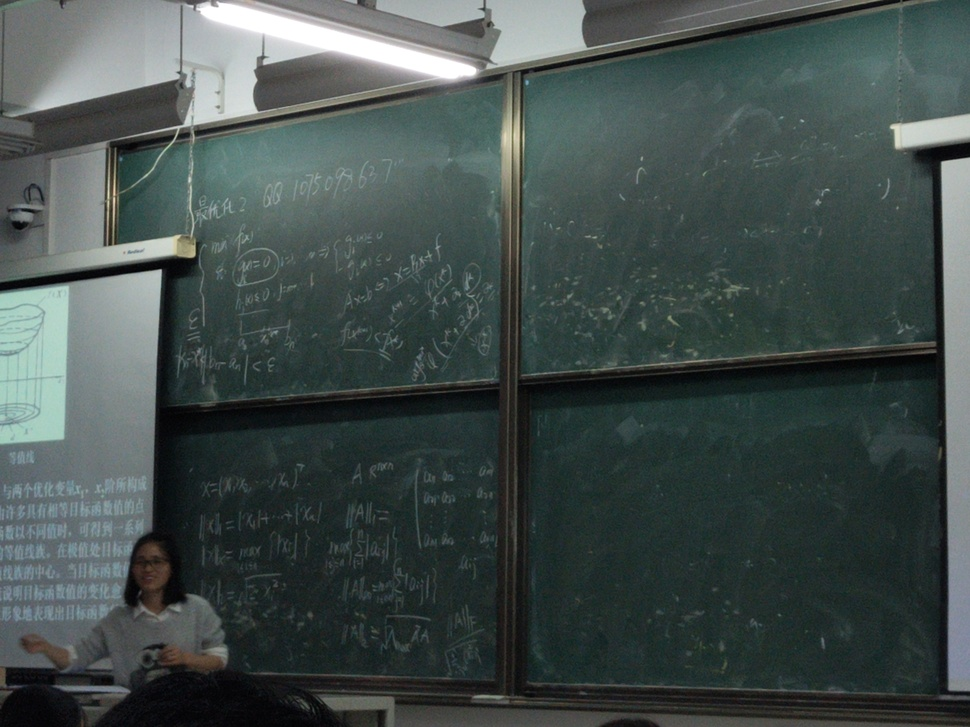
#> input picture 234.jpg, 970 x 727 px, shrunk from 4032 x 3024 before the run
$ python biFilter.py
#> lines starting #> are read from the running program, lines starting #| are printed output that depends on the picture
import cv2
def bi_demo(image):
    dst = cv2.bilateralFilter(image,0,100,15)  #第二个参数d是distinct，我们若是输入了d,会根据其去算第3或4个参数，我们最好是使用第3或4个参数反算d,先设为0
    cv2.imshow("bi_demo",dst)

src = cv2.imread("./234.jpg")  #读取图片
#> src is the input picture: shape (727, 970, 3); mean B, G, R 76.3, 78.2, 67
cv2.namedWindow("input image",cv2.WINDOW_AUTOSIZE)    #创建GUI窗口,形式为自适应
cv2.imshow("input image",src)    #通过名字将图像和窗口联系
bi_demo(src)
#> in bi_demo, `dst = cv2.bilateralFilter(image,0,100,15)`:
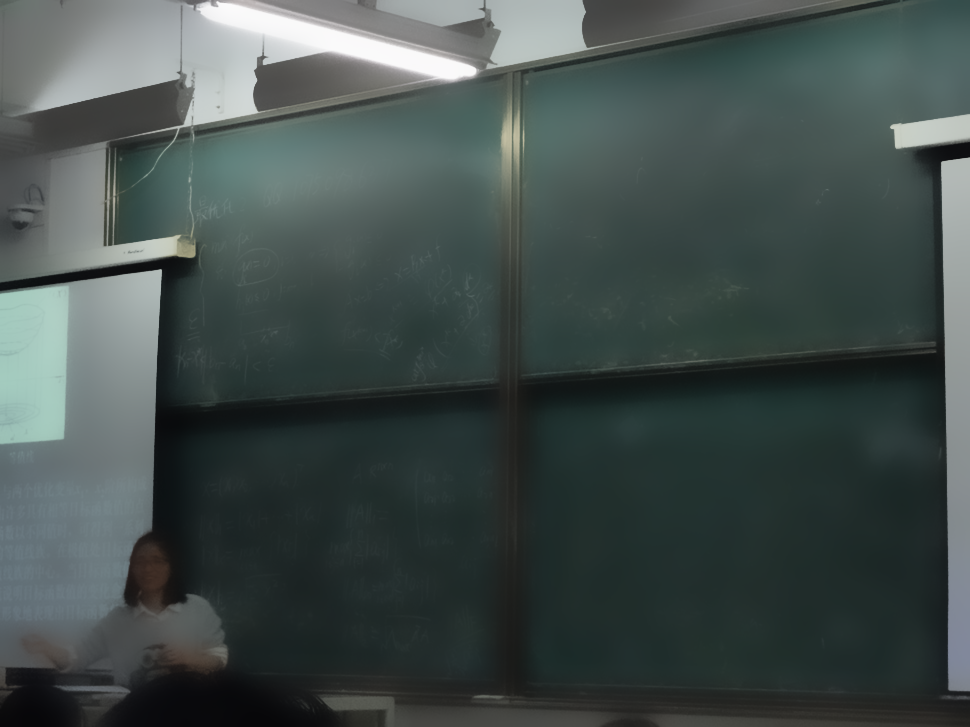
#> dst: shape (727, 970, 3); mean B, G, R 76.1, 78.1, 66.7
cv2.waitKey(0)   #等待用户操作，里面等待参数是毫秒，我们填写0，代表是永远，等待用户操作
cv2.destroyAllWindows()  #销毁所有窗口
